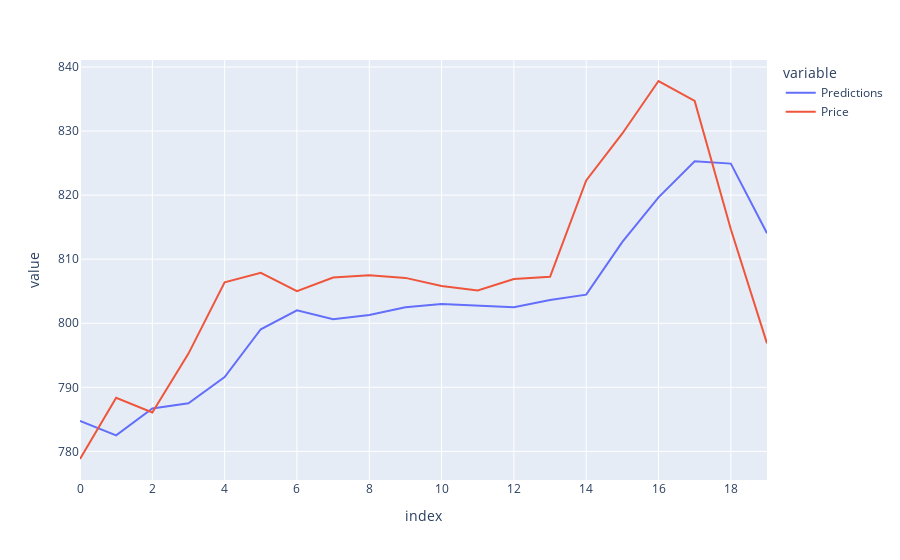

The notebook cell this image was saved under:
### Code cell
px.line(results)

### Figure 1 — Plotly figure (JSON) as saved in the notebook; plotly's stock layout.template omitted (floating-point values rounded to 4 significant figures)
{"data": [{"hovertemplate": "variable=Predictions<br>index=%{x}<br>value=%{y}<extra></extra>", "legendgroup": "Predictions", "line": {"color": "#636efa", "dash": "solid"}, "marker": {"symbol": "circle"}, "mode": "lines", "name": "Predictions", "orientation": "v", "showlegend": true, "type": "scatter", "x": [0, 1, 2, 3, 4, 5, 6, 7, 8, 9, 10, 11, 12, 13, 14, 15, 16, 17, 18, 19], "xaxis": "x", "y": [784.8, 782.5, 786.7, 787.5, 791.6, 799.1, 802.0, 800.6, 801.3, 802.5, 803.0, 802.7, 802.5, 803.6, 804.5, 812.7, 819.6, 825.3, 824.9, 814.1], "yaxis": "y"}, {"hovertemplate": "variable=Price<br>index=%{x}<br>value=%{y}<extra></extra>", "legendgroup": "Price", "line": {"color": "#EF553B", "dash": "solid"}, "marker": {"symbol": "circle"}, "mode": "lines", "name": "Price", "orientation": "v", "showlegend": true, "type": "scatter", "x": [0, 1, 2, 3, 4, 5, 6, 7, 8, 9, 10, 11, 12, 13, 14, 15, 16, 17, 18, 19], "xaxis": "x", "y": [778.8, 788.4, 786.1, 795.3, 806.4, 807.9, 805, 807.1, 807.5, 807.1, 805.8, 805.1, 806.9, 807.2, 822.3, 829.6, 837.8, 834.7, 814.7, 796.9], "yaxis": "y"}], "layout": {"legend": {"title": {"text": "variable"}, "tracegroupgap": 0}, "margin": {"t": 60}, "xaxis": {"anchor": "y", "domain": [0, 1], "title": {"text": "index"}}, "yaxis": {"anchor": "x", "domain": [0, 1], "title": {"text": "value"}}}}
